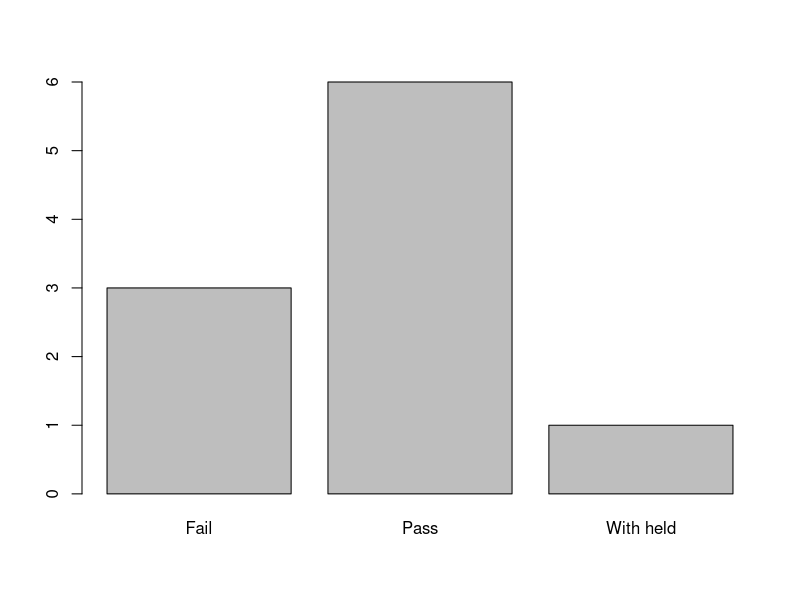
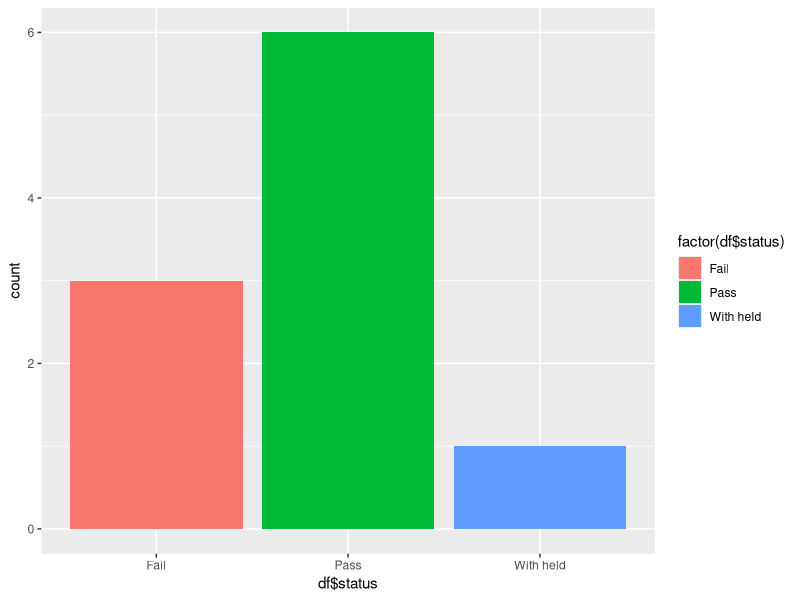
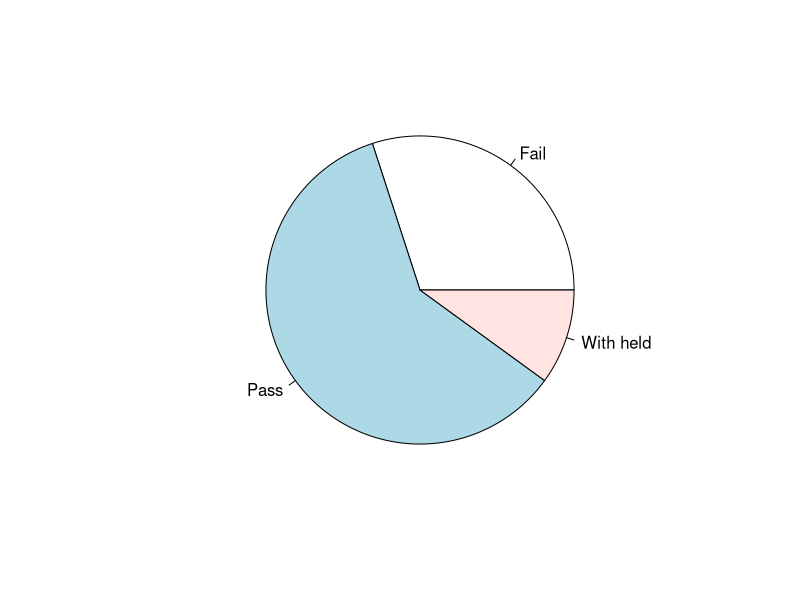

Recreate these plots in R, in order.
## ---- chunk 1
#Enter marks of 10 students and see the summarized data Using table,barplot,piechart
name<- c("Rob","jack","Bob","Jacob","Ravi","Rohit","Virat","Rahul","Samir","Roshan")
marks<- c(471,455,128,369,155,NA,490,466,444,92)
status<- c("Pass","Pass","Fail","Pass","Fail","With held","Pass","Pass","Pass","Fail")

df<- data.frame(name,marks,status)
df
summary(df)
sum(df$marks,na.rm = TRUE)

table(df$status)

library(ggplot2)

#bargraph
x<- table(df$status)
barplot(x)
ggplot(df,aes(df$status))+geom_bar(aes(fill=factor(df$status)))

#pie-chart
y<- table(status)
names(y) = c("Fail","Pass","With held")
pie(y)








